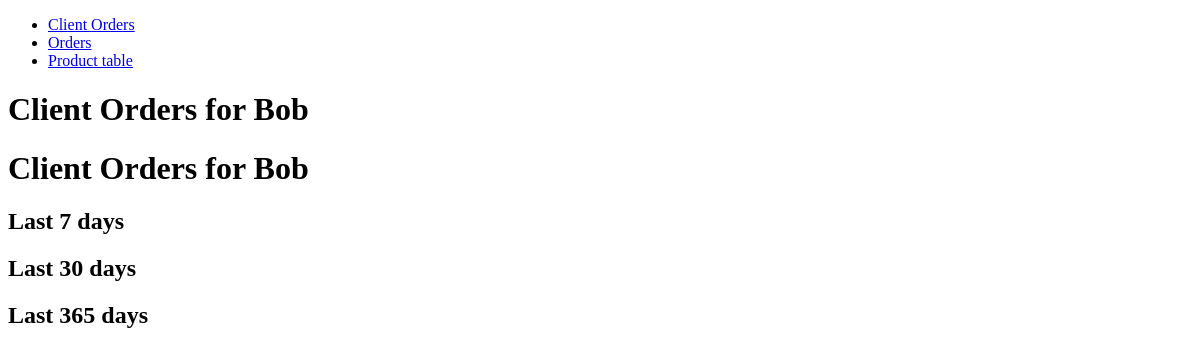
Page /about/client_orders/1/ on the earlier database version.
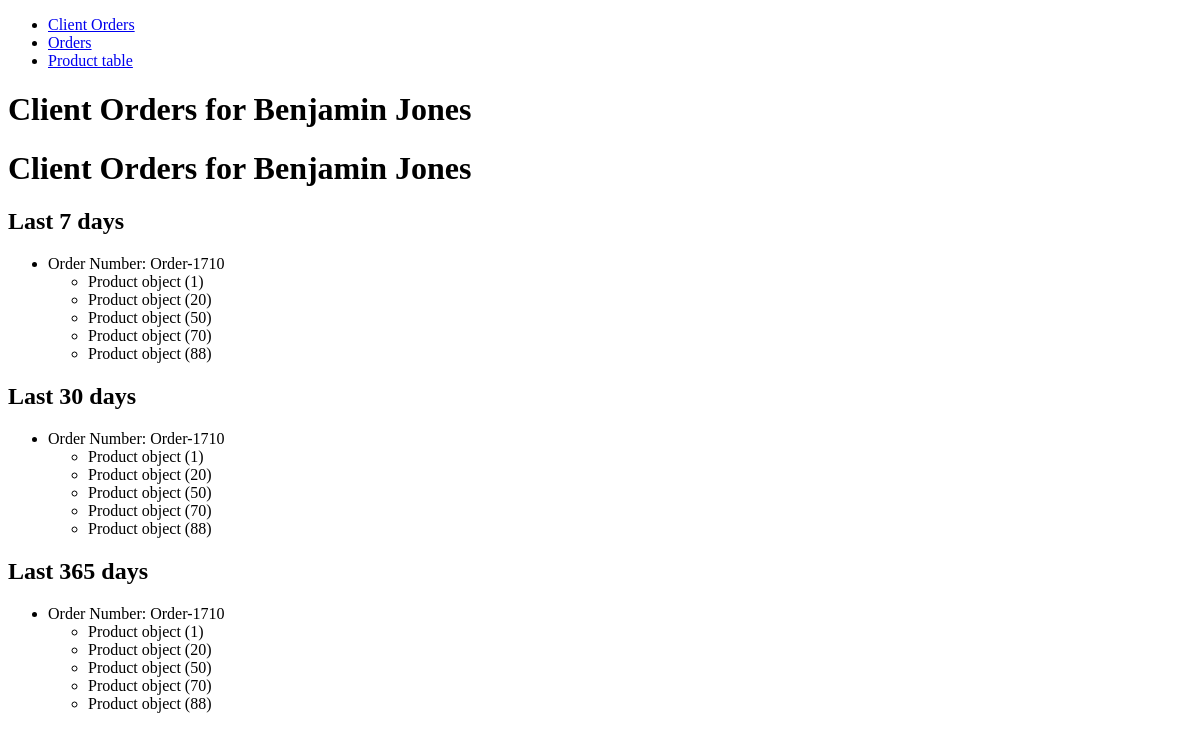
Same page on the later database version.
### myshop/models.py (models this page shows)
class Client(models.Model):
    name = models.CharField(max_length=100)
    email = models.EmailField()
    phone_number = models.CharField(max_length=15)
    address = models.CharField(max_length=200)
    reg_date = models.DateField(auto_now_add=True)

class Order(models.Model):
    client = models.ForeignKey(Client, on_delete=models.CASCADE)
    products = models.ManyToManyField(Product)
    total_price = models.DecimalField(max_digits=10, decimal_places=2, null=True, blank=True)
    date_ordered = models.DateTimeField(auto_now_add=True)
    order_number = models.CharField(max_length=20, default='DEFAULT_VALUE_HERE')

class Product(models.Model):
    prod_name = models.CharField(max_length=100)
    description = models.CharField(max_length=200)
    price = models.DecimalField(max_digits=8, decimal_places=2)
    quantity = models.IntegerField()
    add_date = models.DateField(auto_now_add=True)
    photo = models.ImageField(upload_to='product_images/')

### myshop/views.py (the view)
# urls.py: path('client_orders/<int:client_id>/', views.client_orders, name='client_orders'),
def client_orders(request, client_id):
    client = get_object_or_404(Client, pk=client_id)
    days_7_ago = timezone.now() - timedelta(days=7)
    days_30_ago = timezone.now() - timedelta(days=30)
    days_365_ago = timezone.now() - timedelta(days=365)
    orders = client.order_set.filter(date_ordered__gte=days_365_ago)
    return render(request, 'myshop/client_orders.html', {
        'client': client,
        'orders': orders,
        'days_7_ago': days_7_ago,
        'days_30_ago': days_30_ago,
        'days_365_ago': days_365_ago,
    })

### myshop/templates/myshop/client_orders.html (shortened to what this page needs)
{% extends 'myshop/base.html' %}
{% block content %}
    <h1>Client Orders for {{ client.name }}</h1>
        <h1>Client Orders for {{ client.name }}</h1>
    <h2>Last 7 days</h2>
    <ul>
        {% for order in orders %}
            {% if order.date_ordered >= days_7_ago %}
                <li>Order Number: {{ order.order_number }}</li>
                <ul>
                    {% for item in order.products.all %}
                        <li>{{ item }}</li>
                    {% endfor %}
                </ul>
            {% endif %}
        {% endfor %}
    </ul>
    <h2>Last 30 days</h2>
    <ul>
        {% for order in orders %}
            {% if order.date_ordered >= days_30_ago %}
                <li>Order Number: {{ order.order_number }}</li>
                <ul>
                    {% for item in order.products.all %}
                        <li>{{ item }}</li>
                    {% endfor %}
                </ul>
            {% endif %}
        {% endfor %}
    </ul>
    <h2>Last 365 days</h2>
    <ul>
        {% for order in orders %}
            {% if order.date_ordered >= days_365_ago %}
                <li>Order Number: {{ order.order_number }}</li>
                <ul>
                    {% for item in order.products.all %}
                        <li>{{ item }}</li>
                    {% endfor %}
                </ul>
            {% endif %}
        {% endfor %}
    </ul>
{% endblock %}

### myshop/templates/myshop/base.html (shortened to what this page needs)
<!DOCTYPE html>
<html lang="en">
<head>
</head>
<body>
    <nav>
        <ul>
            <li><a href="{% url 'client_orders' client_id=1 %}">Client Orders</a></li>
            <li><a href="{% url 'orders' %}">Orders</a></li>
            <li><a href="{% url 'product_table' %}">Product table</a></li>
        </ul>
    </nav>
    <main>
        {% block content %}
        {% endblock %}
    </main>
</body>
</html>

Differences in the rows shown:
changed Client: name "Bob" → "Benjamin Jones"
added Order: order_number "Order-1710"
added Product: id "Product object (1)"
added Product: id "Product object (20)"
added Product: id "Product object (50)"
added Product: id "Product object (70)"
added Product: id "Product object (88)"
